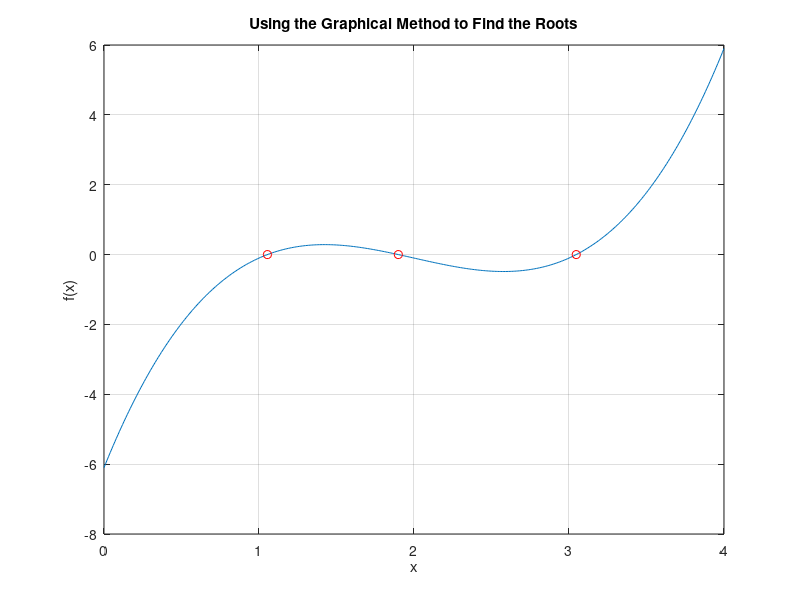

This figure's MATLAB source:
%%Raymond Waidmann
%%18157816, rcw5k2
%%MAE 3100, Lab 2, 9/6/19

%%Using Newton-Raphsons method and modified secant method to find the largest real root of a function

%%initializing the given function and derivative
f = @(x) x.^3 - 6.*x.^2 + 11.*x - 6.1; 
df = @(x) 3.*x.^2 - 12.*x + 11;
y = 0:0.01:4; %%range of values that includes all three roots

%%plotting the function and using the graphical method
plot(y,f(y));
hold on;
grid on;
a = fzero(f,0);
plot(a,f(a),'ro');
b = fzero(f,2); %%a, b, and c represent the three roots
plot(b,f(b),'ro');
c = fzero(f,4);
plot(c,f(c),'ro');
xlabel('x');
ylabel('f(x)');
title('Using the Graphical Method to Find the Roots');
hold off;

%%using newton raphson method w/ initial quess of 3.5. terminating program when relative approx error < 1%
relapproxerr = zeros(1,5); 
relapproxerr(1) = 10; %%an arbitrary number greater than 1 so the while loop executes
z = zeros(1,5); 
z(1) = 3.5; %%initial guess
i = 1;
while (relapproxerr(i) > 1)
    i = i + 1;
    z(i) = z(i-1) - ((f(z(i-1)))./(df(z(i-1)))); %%finding the next prediction using Newt-Raps
    relapproxerr(i) = abs((z(i) - z(i-1))./z(i)).*100; %%RAE = |(present approx-previous approx)/present approx|*100%
end

%%displaying the results of newt-raps method
disp('Newton - Raphsons Method:'); %%displaying step size 4 results
disp([z(1:i)]);
fprintf("The final guess for the largest real root with initial guess \nx = 3.5 using Newton-Raphsons");
fprintf(" Method is: %f and has a\nrelative approximation error of %f%%.", z(i), relapproxerr(i));
fprintf(" It took %d iterations\nto get to this approximation.\n\n", i);

%%using modified secant method with initial guess 3.5. terminating program when relative approx error < 1%
relapproxerr2 = zeros(1,5);
relapproxerr2(1) = 10;
z2 = zeros(1,5);
z2(1) = 3.5;
j = 1;
delta = 0.01; %%given
while (relapproxerr2(j) > 1)
    j = j + 1;
    z2(j) = z2(j-1) - (((f(z2(j-1))).*(delta.*z2(j-1)))./((f((z2(j-1)).*(1+delta)))-(f(z2(j-1))))); %%modified-sec
    relapproxerr2(j) = abs((z2(j) - z2(j-1))./z2(j)).*100;
end

%%displaying the results of modified secant method
disp('Modified Secant Method:'); %%displaying step size 4 results
disp([z2(1:j)]);
fprintf("The final guess for the largest real root with initial guess \nx = 3.5 using the Modified");
fprintf(" Secant Method is: %f and has a\nrelative approximation error of %f%%. It took ", z2(j), relapproxerr2(j));
fprintf("%d iterations\nto get to this approximation. \n\n(The actual value of the root is %f).\n\n", j, c);
